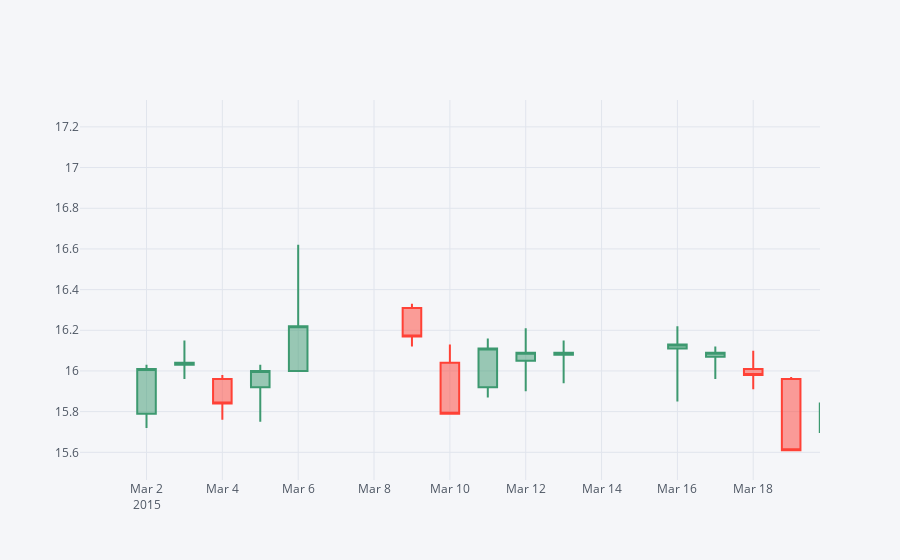

This figure's notebook cell:
### Code cell
# Candle stick plot

BAC[['Open', 'High', 'Low', 'Close']].loc['2015-01-01':'2016-01-01'].iplot(kind='candle')

### Figure 1 — Plotly figure (JSON) as saved in the notebook; plotly's stock layout.template omitted (floating-point values rounded to 4 significant figures; data arrays with more than 128 entries replaced by an {"elided": "..."} marker saying what was removed)
{"data": [{"close": {"elided": "252 float values"}, "high": {"elided": "252 float values"}, "low": {"elided": "252 float values"}, "open": {"elided": "252 float values"}, "showlegend": false, "type": "candlestick", "x": {"elided": "252 str values"}, "yaxis": "y2"}], "layout": {"autosize": true, "legend": {"bgcolor": "#F5F6F9", "font": {"color": "#4D5663"}}, "paper_bgcolor": "#F5F6F9", "plot_bgcolor": "#F5F6F9", "title": {"font": {"color": "#4D5663"}}, "xaxis": {"autorange": false, "gridcolor": "#E1E5ED", "range": ["2015-02-28 05:54:29.1466", "2015-03-19 18:14:58.0306"], "rangeslider": {"visible": false, "yaxis2": {}}, "showgrid": true, "tickfont": {"color": "#4D5663"}, "title": {"font": {"color": "#4D5663"}, "text": ""}, "type": "date", "zerolinecolor": "#E1E5ED"}, "yaxis": {"gridcolor": "#E1E5ED", "showgrid": true, "showticklabels": false, "tickfont": {"color": "#4D5663"}, "title": {"font": {"color": "#4D5663"}, "text": ""}, "zerolinecolor": "#E1E5ED"}, "yaxis2": {"autorange": false, "gridcolor": "#E1E5ED", "range": [15.46, 17.33], "showgrid": true, "tickfont": {"color": "#4D5663"}, "title": {"font": {"color": "#4D5663"}, "text": ""}, "zerolinecolor": "#E1E5ED"}}}
